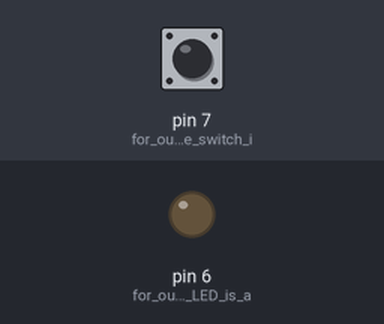
Simulated run of this sketch. Board: Arduino Uno, built with avr-gcc and run on an emulated ATmega328P. Parts: output pins drawn as LEDs (lit = HIGH). Dashed ring = blinking. The test bench sets the inputs (shaded band); at power-on: pin 7 (for_our_case_the_switch_i) LOW.

Above: at 1.2 s.
1.3 s: pin 7 (for_our_case_the_switch_i) pulled HIGH for 1 s
At 1.45 s:
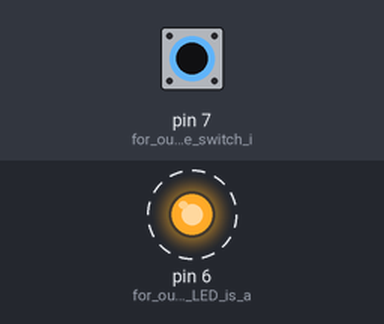
3.8 s: pin 7 (for_our_case_the_switch_i) pulled HIGH for 3.2 s
At 7.6 s:
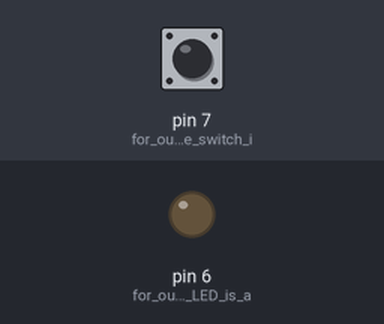
Timing chart, 0 to 9.1 s (numbered marks = the images above; inputs shaded):
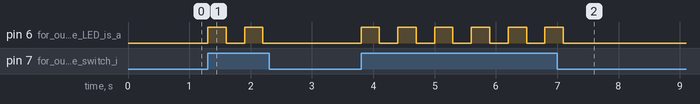

The sketch:

LAB1B.ino
```cpp
void setup(){
  // pinMode(3, OUTPUT);
  pinMode( 6, OUTPUT); // for our case the LED is an output
  pinMode( 7, INPUT); // for our case the switch is an input
}
void loop(){
if ( digitalRead ( 7 ) == HIGH) // If switch is On
{
  digitalWrite( 6, HIGH ); // when the LED is on
  delay(300); // a delay for when it is on
  digitalWrite( 6, LOW ); // when the LED is off
  delay(300); // a delay for when it is off
} else  {
  digitalWrite ( 6, LOW);
  }

  // digitalWrite(3, HIGH); // turn LED on
  // delay(1000);           // wait for 1 second
  // digitalWrite(3, LOW);  // turn LED off
  // delay(1000);           // wait for 1 second
}
```

Measured:
- after the input at 1.3 s, pin 6 (for_our_case_the_LED_is_a): alternates HIGH for 0.30 s and LOW for 0.30 s, 4 changes in all, then stays LOW, starting at once
- after the input at 3.8 s, pin 6 (for_our_case_the_LED_is_a): alternates HIGH for 0.30 s and LOW for 0.30 s, 12 changes in all, then stays LOW, starting at once
